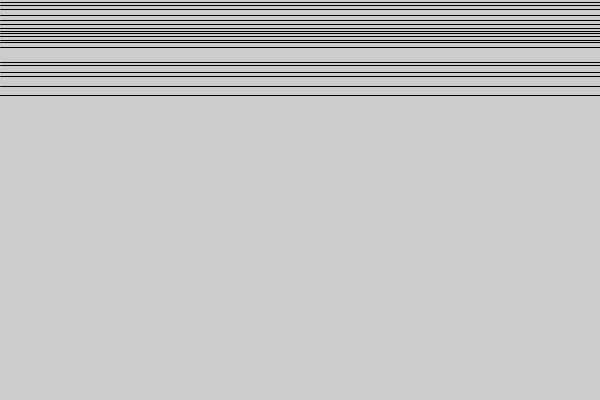
Frame 1 (no input)
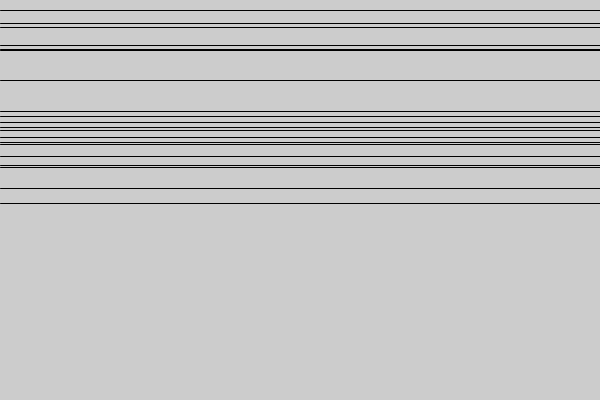
Frame 60 (the mouse pressed at the canvas centre just before this capture)
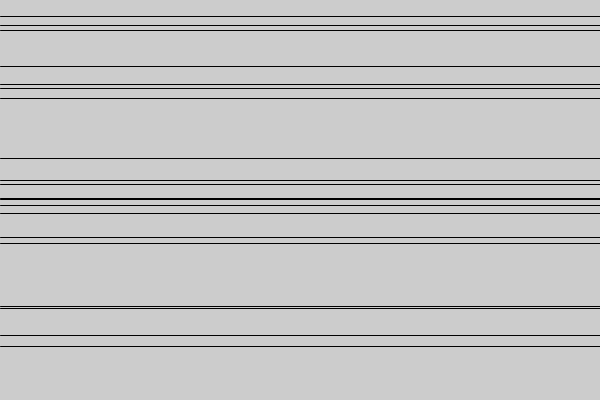
Frame 120 (the mouse held since frame 60 and released just before this capture)

The Processing sketch that drew these frames (run headless with seeded random() and noise(); from frame 60 on, the mouse is pressed at the canvas centre):

// Processing sketch: sketch_8_array_class
// ── sketch_8_array_class.pde

HLine[] h;

void setup() 
{
 size(600, 400);
 h = new HLine[20];

for (int i=0;i<20;i++) {
h[i]=new HLine(random(100),random(3));
}
}

void draw() { 
 background(204);
 for (int i=0; i<20; i++) {
   h[i].update();
 }
} 

class HLine { 
 float ypos, speed; 
 HLine (float y, float s) {  
   ypos = y; 
   speed = s; 
 } 
 void update() { 
   ypos += speed; 
   if (ypos > height) { 
     ypos = 0; 
   } 
   line(0, ypos, width, ypos); 
 } 
}
